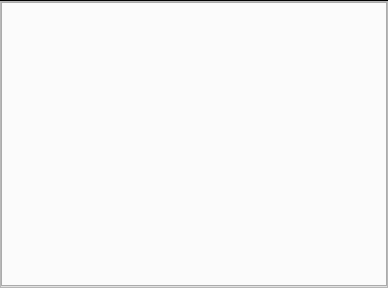
<?xml version="1.0" encoding="UTF-8"?>
<ui version="4.0">
    <class>TaskMancer_Form</class>
    <widget class="QWidget" name="TaskMancer_Form">
        <property name="geometry">
            <rect>
                <x>0</x>
                <y>0</y>
                <width>388</width>
                <height>288</height>
            </rect>
        </property>
        <property name="windowTitle">
            <string>Form</string>
        </property>
        <layout class="QGridLayout" name="gridLayout">
            <property name="leftMargin">
                <number>0</number>
            </property>
            <property name="topMargin">
                <number>0</number>
            </property>
            <property name="rightMargin">
                <number>0</number>
            </property>
            <property name="bottomMargin">
                <number>0</number>
            </property>
            <property name="spacing">
                <number>0</number>
            </property>
            <item row="0" column="0">
                <widget class="Line" name="header_line">
                    <property name="minimumSize">
                        <size>
                            <width>0</width>
                            <height>1</height>
                        </size>
                    </property>
                    <property name="maximumSize">
                        <size>
                            <width>16777215</width>
                            <height>1</height>
                        </size>
                    </property>
                    <property name="frameShadow">
                        <enum>QFrame::Plain</enum>
                    </property>
                    <property name="orientation">
                        <enum>Qt::Horizontal</enum>
                    </property>
                </widget>
            </item>
            <item row="1" column="0">
                <widget class="QFrame" name="tab_frame">
                    <property name="frameShape">
                        <enum>QFrame::StyledPanel</enum>
                    </property>
                    <property name="frameShadow">
                        <enum>QFrame::Raised</enum>
                    </property>
                    <layout class="QGridLayout" name="gridLayout_2">
                        <property name="leftMargin">
                            <number>0</number>
                        </property>
                        <property name="topMargin">
                            <number>0</number>
                        </property>
                        <property name="rightMargin">
                            <number>0</number>
                        </property>
                        <property name="bottomMargin">
                            <number>0</number>
                        </property>
                        <property name="spacing">
                            <number>0</number>
                        </property>
                        <item row="0" column="0">
                            <widget class="QTabWidget" name="TaskMancer_tabWidget">
                                <property name="currentIndex">
                                    <number>-1</number>
                                </property>
                            </widget>
                        </item>
                    </layout>
                </widget>
            </item>
        </layout>
    </widget>
    <resources/>
    <connections/>
</ui>
